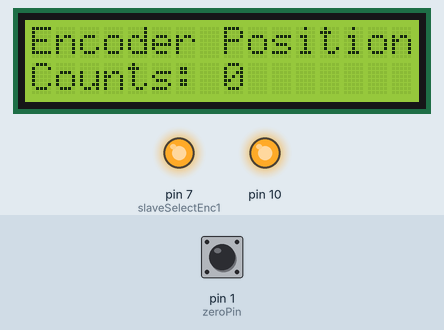
Recording of a sketch running on a simulated Arduino Uno, built with avr-gcc and run on an emulated ATmega328P. On the bench: 16×2 character LCD, output pins drawn as LEDs (lit = HIGH). The inputs (shaded band) are chosen by the test bench; at power-on: pin 1 (zeroPin) HIGH.

Above: at 4.3 s.
4.4 s: pin 1 (zeroPin) pulsed LOW 2 times (0.12 s each, 0.3 s apart)
At 5.8 s:
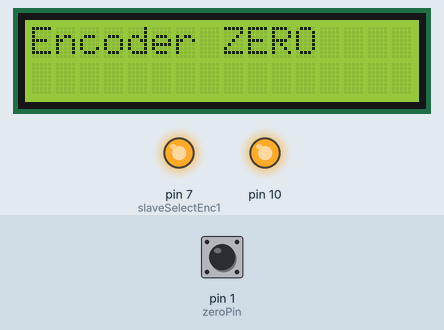
8.1 s: pin 1 (zeroPin) driven LOW
At 10.9 s:
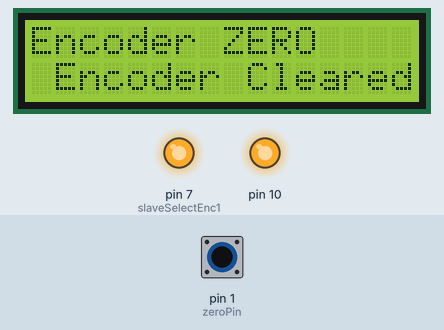
11.2 s: pin 1 (zeroPin) driven HIGH
At 13.2 s:
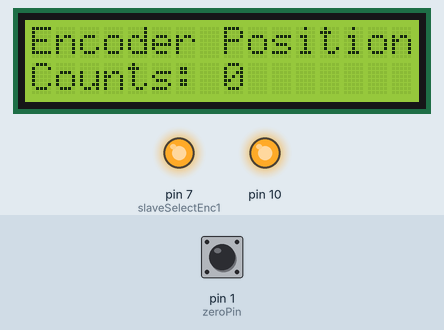
Timing chart, 0 to 14.7 s (numbered marks = the images above; inputs shaded):
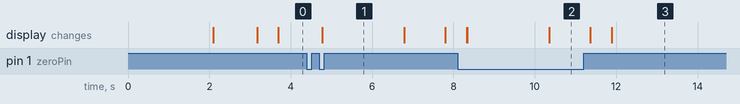

Measured:
- after the input at 4.4 s, the display: changes after 0.37 s (image 1)
- after the input at 8.1 s, the display: first differs from a run without the input after 0.24 s (image 2 shows a later state)

The sketch:

Encoder_on_OLED_r17.ino
```cpp
//=========================HEADER=============================================================
/*
   Try to remove code for second encoder

   Dual LS7366 Quadrature Counter Test Code
   AUTHOR: Jason Traud
   DATE: June 22, 2013

   This is a simple test program to read encoder counts
   collected by the LS7366 breakout board. The counts are
   then displayed in the Arduino's serial monitor at a
   baud rate of 9600

   Hardware: Arduino Uno R3
   Powered

   LS7366 Breakout    -------------   Arduino
   -----------------                    -------
            MOSI   -------------------   SDO (D11)
            MISO   -------------------   SDI (D12)
            SCK    -------------------   SCK (D13)
            SS1    -------------------   SS1 (D7)
            SS2    -------------------   SS2 (D8)
            GND    -------------------   GND
            VDD    -------------------   VCC (5.0V)

            5 Mar 2018  IMR changed DIO to accomodate encoder and switch

  The circuit:
 * LCD RS pin to digital pin 8
 * LCD R/W pin to digital pin 9
 * LCD Enable pin to digital pin 10
 * LCD D4 pin to digital pin 2
 * LCD D5 pin to digital pin 3
 * LCD D6 pin to digital pin 4
 * LCD D7 pin to digital pin 5


   License: CCAv3.0 Attribution-ShareAlike (http://creativecommons.org/licenses/by-sa/3.0/)
   You're free to use this code for any venture. Attribution is greatly appreciated.

//============================================================================================
*/

// Inclde the standard Arduino SPI Library, please ensure the SPI pins are
// connected properly for your Arduino version
#include <SPI.h>

// include the library code:
#include <Adafruit_CharacterOLED.h>

// initialize the library with the OLED hardware
// version OLED_Vx and numbers of the interface pins.
// OLED_V1 = older, OLED_V2 = newer. If 2 doesn't work try 1 ;)

Adafruit_CharacterOLED lcd(OLED_V2, 8, 9, 10, 2, 3, 4, 5);

// Slave Select pins for encoder
// Feel free to reallocate these pins to best suit your circuit

const int slaveSelectEnc1 = 7;

// This holds the current encoder count.

signed long encoder1count = 0;
const int zeroPin = 1;     // the number of the pushbutton pin
int zeroState = 0;         // variable for reading the zero status


void initEncoders() {

  // Set slave selects as outputs
  pinMode(slaveSelectEnc1, OUTPUT);

  // Raise select pin
  // Communication begins when you drop the individual select pin
  digitalWrite(slaveSelectEnc1,HIGH);

  SPI.begin();

  // NOTE: For more information on commands, see datasheet
  digitalWrite(slaveSelectEnc1,LOW);        // Begin SPI conversation
  SPI.transfer(0x88);                       // Write to MDR0
  SPI.transfer(0x01);                       // Configure to X1 count / quadrature cycle
  digitalWrite(slaveSelectEnc1,HIGH);       // Terminate SPI conversation

}

long readEncoder(int encoder) {

  // Initialize temporary variables for SPI read
  unsigned int count_1, count_2, count_3, count_4;
  long count_value;

  // Read encoder

    digitalWrite(slaveSelectEnc1,LOW);      // Begin SPI conversation
    SPI.transfer(0x60);                     // Request count
    count_1 = SPI.transfer(0x00);           // Read highest order byte
    count_2 = SPI.transfer(0x00);
    count_3 = SPI.transfer(0x00);
    count_4 = SPI.transfer(0x00);           // Read lowest order byte
    digitalWrite(slaveSelectEnc1,HIGH);     // Terminate SPI conversation


  // Calculate encoder count
  count_value = (count_1 << 8) + count_2;
  count_value = (count_value << 8) + count_3;
  count_value = (count_value << 8) + count_4;

  return count_value;
}

void clearEncoderCount() {

  // Set encoder1's data register to 0
  digitalWrite(slaveSelectEnc1,LOW);      // Begin SPI conversation
  // Write to DTR
  SPI.transfer(0x98);
  // Load data
  SPI.transfer(0x00);  // Highest order byte
  SPI.transfer(0x00);
  SPI.transfer(0x00);
  SPI.transfer(0x00);  // lowest order byte
  digitalWrite(slaveSelectEnc1,HIGH);     // Terminate SPI conversation

  delayMicroseconds(100);  // provides some breathing room between SPI conversations

  // Set encoder1's current data register to center
  digitalWrite(slaveSelectEnc1,LOW);      // Begin SPI conversation
  SPI.transfer(0xE0);
  digitalWrite(slaveSelectEnc1,HIGH);     // Terminate SPI conversation

}


void setup() {
  // Print a message to the LCD.
  lcd.begin(16, 2);

 initEncoders();       lcd.println("Encoder ZERO");
 delay(1000);
 lcd.setCursor(1,1);
 delay(1000);
 clearEncoderCount();  lcd.println("Encoder Cleared");
 delay(1000);

  // Print a message to the LCD.
  lcd.begin(16, 2);
  lcd.print("  IMR EncodeR    ");

  // initialize the zero input as an input:
    pinMode(zeroPin, INPUT);
}

void loop() {

// read the state of the pushbutton value:
  zeroState = digitalRead(zeroPin);

  // check if the pushbutton is pressed. If it is, the buttonState is HIGH:
  if (zeroState == LOW) {
    // zero encoder:

 lcd.setCursor(0,1);
 lcd.clear();
 lcd.setCursor(1,1);
 lcd.clear();

  initEncoders();       lcd.println("Encoder ZERO");
 delay(1000);
 lcd.setCursor(1,1);
 delay(1000);
  clearEncoderCount();  lcd.println("Encoder Cleared");
 delay(1000);

 lcd.setCursor(0,1);
 lcd.clear();
 lcd.setCursor(1,1);
 lcd.clear();

  } else {
    // display most recent encoder position:


 delay(500);

 // Retrieve current encoder counter
 encoder1count = readEncoder(1);


   // set the cursor to column 0, line 1
  // (note: line 1 is the second row, since counting begins with 0):

 lcd.setCursor(0, 0);
 lcd.print("Encoder Position");
 lcd.setCursor(0, 1);
 lcd.print("Counts: "); lcd.println(encoder1count);
 }
}
```
